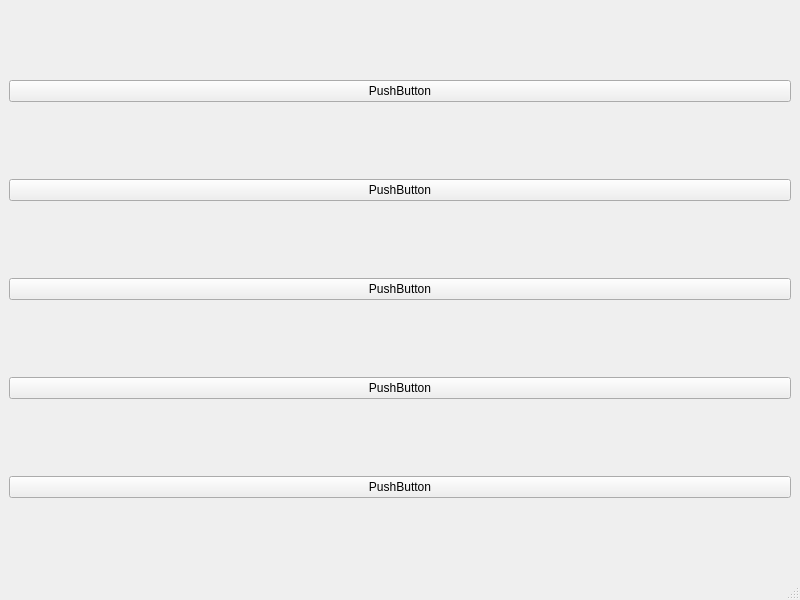
<?xml version="1.0" encoding="UTF-8"?>
<ui version="4.0">
 <class>MainWindow</class>
 <widget class="QMainWindow" name="MainWindow">
  <property name="geometry">
   <rect>
    <x>0</x>
    <y>0</y>
    <width>800</width>
    <height>600</height>
   </rect>
  </property>
  <property name="windowTitle">
   <string>MainWindow</string>
  </property>
  <widget class="QWidget" name="centralwidget">
   <layout class="QVBoxLayout" name="verticalLayout">
    <item>
     <widget class="QPushButton" name="pushButton_4">
      <property name="text">
       <string>PushButton</string>
      </property>
     </widget>
    </item>
    <item>
     <widget class="QPushButton" name="pushButton_5">
      <property name="text">
       <string>PushButton</string>
      </property>
     </widget>
    </item>
    <item>
     <widget class="QPushButton" name="pushButton_2">
      <property name="text">
       <string>PushButton</string>
      </property>
     </widget>
    </item>
    <item>
     <widget class="QPushButton" name="pushButton">
      <property name="text">
       <string>PushButton</string>
      </property>
     </widget>
    </item>
    <item>
     <widget class="QPushButton" name="pushButton_3">
      <property name="text">
       <string>PushButton</string>
      </property>
     </widget>
    </item>
   </layout>
  </widget>
  <widget class="QMenuBar" name="menubar">
   <property name="geometry">
    <rect>
     <x>0</x>
     <y>0</y>
     <width>800</width>
     <height>21</height>
    </rect>
   </property>
  </widget>
  <widget class="QStatusBar" name="statusbar"/>
 </widget>
 <resources/>
 <connections/>
</ui>
